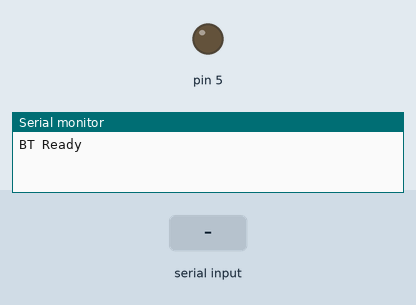
Simulated run of this sketch. Board: Arduino Uno, built with avr-gcc and run on an emulated ATmega328P. Shown: output pins drawn as LEDs (lit = HIGH), the last lines printed to the serial monitor. The test bench sets the inputs (shaded band).

Above: at 1.2 s.
1.3 s: "a" received over the second serial link
At 1.7 s:
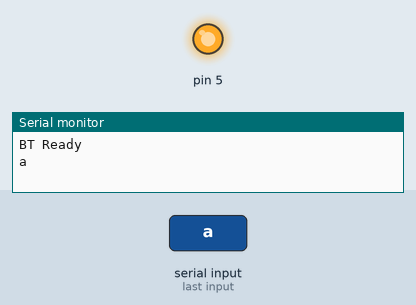
2.8 s: "b" received over the second serial link
At 4.1 s:
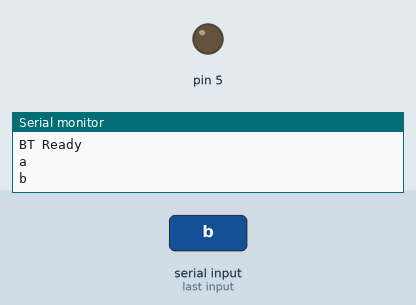
Timing chart, 0 to 5.8 s (numbered marks = the images above; inputs shaded):
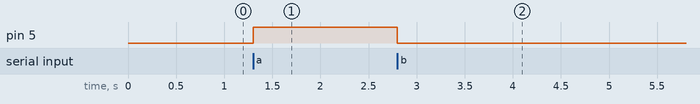

The sketch:

____.ino
```cpp
#include <SoftwareSerial.h>
SoftwareSerial BT(8, 9); // 接收腳, 傳送腳
char ch;
int LED=0; // 儲存LED 目前狀態
void setup()
{
Serial.begin(9600); // 這行主要是設定和電腦的COM 通訊的

BT.begin(9600); // 這行主要是設定和藍芽 通訊的速度
pinMode(5, OUTPUT); // 設定腳位5 為輸出模式
Serial.println("BT Ready");
}

void loop()
{
if (BT.available()) // 檢查手機端是否有訊息來
{
ch = BT.read(); // 若有訊息, 一次讀取一個byte
Serial.println(ch);
if (ch == 'a' ) // 判斷是否為a 的訊息
{
digitalWrite(5, HIGH); // 點亮腳位5 的燈
LED=HIGH; // 變更LED 狀態為ON
}
else if (ch == 'b' )
{
digitalWrite(5, LOW);
LED=LOW;
}
}
}
```

Measured:
- after the input at 1.3 s, pin 5: LOW → HIGH at once
- after the input at 2.8 s, pin 5: HIGH → LOW at once
